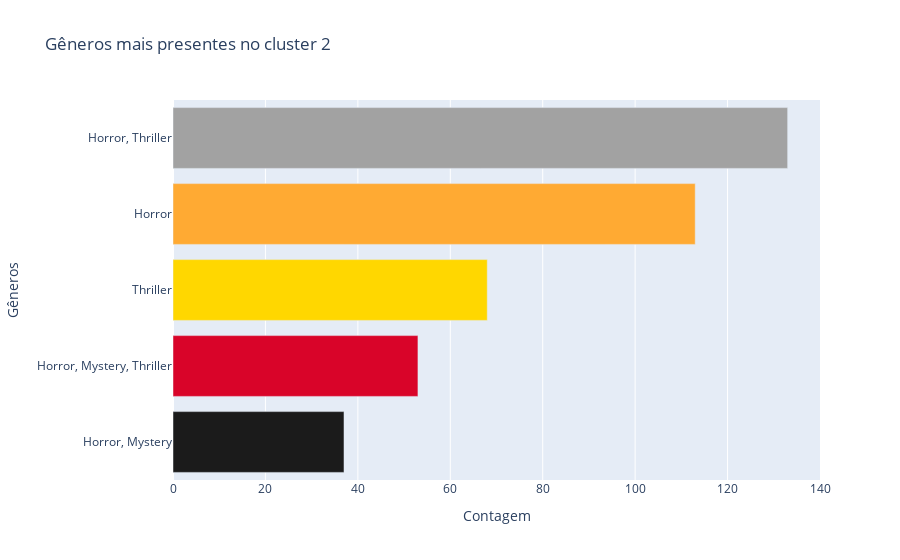

Notebook source saved alongside this figure:
### Code cell
#Gêneros mais presentes no cluster 2
fig = grafico_barras('2', cluster2kmodes, 'genres', 5)
fig.show()

### Figure 1 — Plotly figure (JSON) as saved in the notebook; plotly's stock layout.template omitted (floating-point values rounded to 4 significant figures)
{"data": [{"alignmentgroup": "True", "hovertemplate": "Contagem=%{x}<br>Gêneros=%{y}<extra></extra>", "legendgroup": "", "marker": {"color": ["#1B1B1B", "#D90429", "#FFD700", "#FFAA33", "#A2A2A2", "#001F3F", "#8B4513", "#F5C518", "#5A5A5A", "#B22222"], "pattern": {"shape": ""}}, "name": "", "offsetgroup": "", "orientation": "h", "showlegend": false, "textposition": "auto", "type": "bar", "x": [37, 53, 68, 113, 133], "xaxis": "x", "y": ["Horror, Mystery", "Horror, Mystery, Thriller", "Thriller", "Horror", "Horror, Thriller"], "yaxis": "y"}], "layout": {"barmode": "relative", "legend": {"tracegroupgap": 0}, "title": {"text": "Gêneros mais presentes no cluster 2"}, "xaxis": {"anchor": "y", "domain": [0, 1], "title": {"text": "Contagem"}}, "yaxis": {"anchor": "x", "domain": [0, 1], "title": {"text": "Gêneros"}}}}
